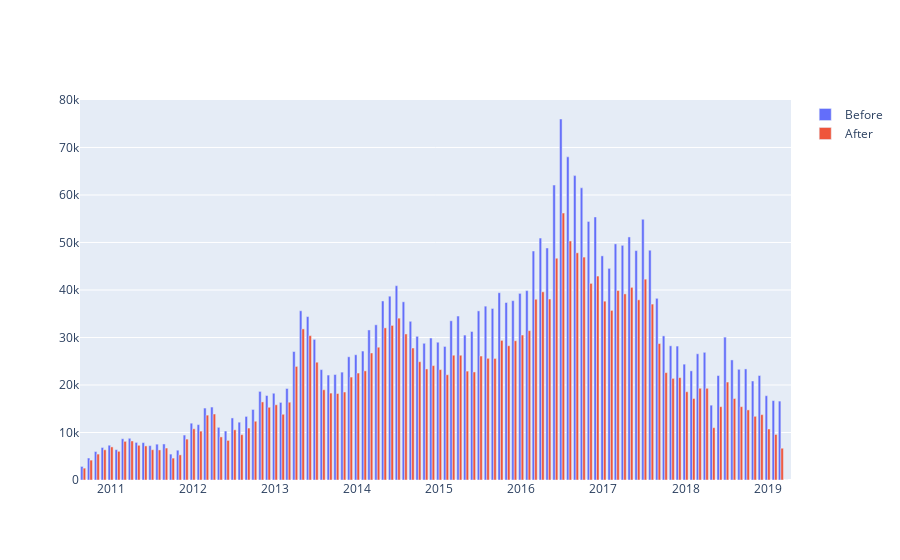

The code cell stored with this chart in its notebook:
### Code cell
old = geotweets.groupby('ym').size()
new = geotweetsx.groupby('ym').size()
pgo.Figure([
    pgo.Bar(x=old.index.astype(str), y=old.values, name="Before"),
    pgo.Bar(x=new.index.astype(str), y=new.values, name="After")
])
